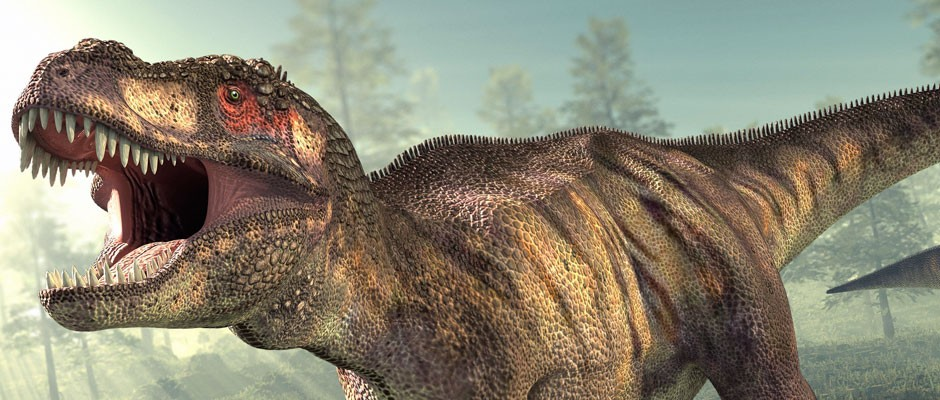
#> input picture dino.jpg, 940 x 400 px
$ python flipping.py
#> lines starting #> are read from the running program, lines starting #| are printed output that depends on the picture
import cv2

image_path = "dino.jpg"
cv2_image = cv2.imread(image_path)
#> cv2_image is the input picture: shape (400, 940, 3); mean B, G, R 115.3, 133.1, 138.2

print(cv2_image.shape)
#| (400, 940, 3)
cv2.imshow("Original", cv2_image)
cv2.waitKey(0)


flipped = cv2.flip(cv2_image, 1)
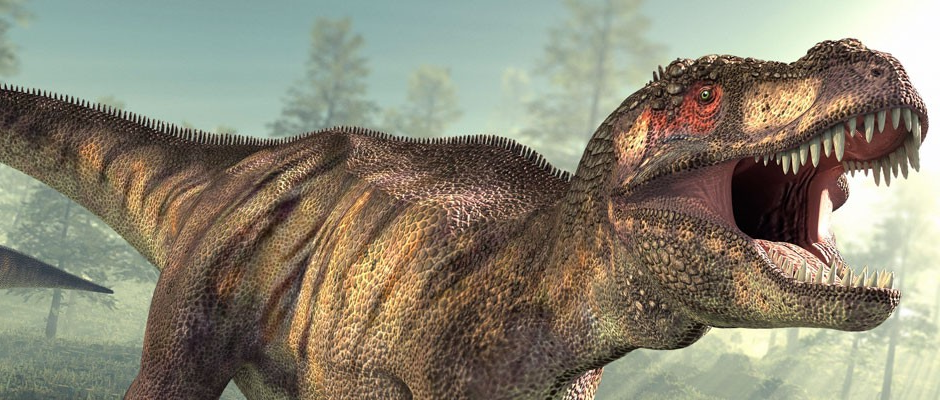
#> flipped: shape (400, 940, 3); mean B, G, R 115.3, 133.1, 138.2
cv2.imshow("Horizontal Flip", flipped)
cv2.waitKey(0)

flipped = cv2.flip(cv2_image, 0)
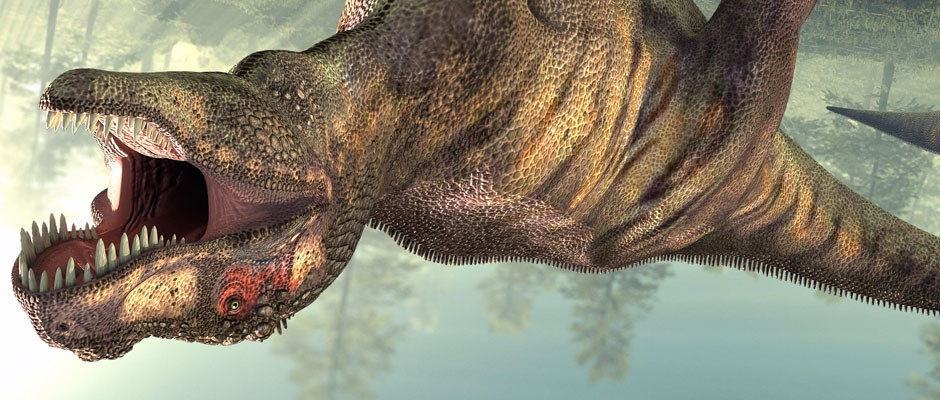
#> flipped: shape (400, 940, 3); mean B, G, R 115.3, 133.1, 138.2
cv2.imshow("Vertical Flip", flipped)
cv2.waitKey(0)

flipped = cv2.flip(cv2_image, -1)
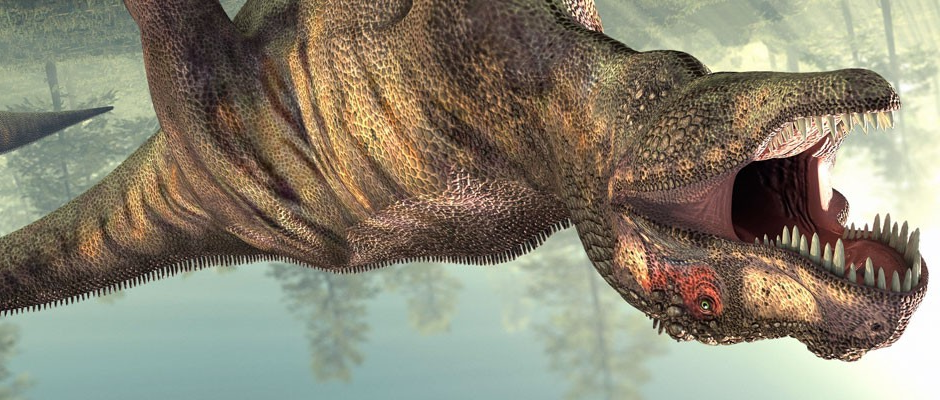
#> flipped: shape (400, 940, 3); mean B, G, R 115.3, 133.1, 138.2
cv2.imshow("Vertical and Horizontal Flip", flipped)
cv2.waitKey(0)
